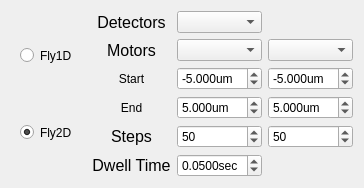
             <widget class="QWidget" name="tab_10">
              <attribute name="title">
               <string>Fly Panda</string>
              </attribute>
              <layout class="QGridLayout" name="gridLayout_92">
               <item row="0" column="0" rowspan="6">
                <widget class="QWidget" name="widget_3" native="true">
                 <property name="styleSheet">
                  <string notr="true">font: 14pt &quot;MS Shell Dlg 2&quot;;</string>
                 </property>
                 <layout class="QVBoxLayout" name="verticalLayout_11">
                  <item>
                   <widget class="QRadioButton" name="rb_1d_2">
                    <property name="sizePolicy">
                     <sizepolicy hsizetype="Preferred" vsizetype="Preferred">
                      <horstretch>0</horstretch>
                      <verstretch>0</verstretch>
                     </sizepolicy>
                    </property>
                    <property name="toolTip">
                     <string>select for line scan</string>
                    </property>
                    <property name="styleSheet">
                     <string notr="true"/>
                    </property>
                    <property name="text">
                     <string>Fly1D</string>
                    </property>
                    <property name="autoExclusive">
                     <bool>true</bool>
                    </property>
                   </widget>
                  </item>
                  <item>
                   <widget class="QRadioButton" name="rb_2d_2">
                    <property name="sizePolicy">
                     <sizepolicy hsizetype="Preferred" vsizetype="Preferred">
                      <horstretch>0</horstretch>
                      <verstretch>0</verstretch>
                     </sizepolicy>
                    </property>
                    <property name="toolTip">
                     <string>select for 2D scan</string>
                    </property>
                    <property name="styleSheet">
                     <string notr="true"/>
                    </property>
                    <property name="text">
                     <string>Fly2D</string>
                    </property>
                    <property name="checked">
                     <bool>true</bool>
                    </property>
                    <property name="autoExclusive">
                     <bool>true</bool>
                    </property>
                   </widget>
                  </item>
                 </layout>
                </widget>
               </item>
               <item row="0" column="1">
                <widget class="QLabel" name="label_87">
                 <property name="sizePolicy">
                  <sizepolicy hsizetype="Preferred" vsizetype="Preferred">
                   <horstretch>0</horstretch>
                   <verstretch>0</verstretch>
                  </sizepolicy>
                 </property>
                 <property name="font">
                  <font>
                   <family>Segoe UI</family>
                   <pointsize>12</pointsize>
                   <weight>50</weight>
                   <italic>false</italic>
                   <bold>false</bold>
                  </font>
                 </property>
                 <property name="text">
                  <string>Detectors</string>
                 </property>
                 <property name="alignment">
                  <set>Qt::AlignCenter</set>
                 </property>
                </widget>
               </item>
               <item row="0" column="2">
                <widget class="QComboBox" name="cb_dets_panda">
                 <property name="sizePolicy">
                  <sizepolicy hsizetype="Preferred" vsizetype="Preferred">
                   <horstretch>0</horstretch>
                   <verstretch>0</verstretch>
                  </sizepolicy>
                 </property>
                 <property name="toolTip">
                  <string comment="choose the detector system"/>
                 </property>
                </widget>
               </item>
               <item row="1" column="1">
                <widget class="QLabel" name="label_80">
                 <property name="sizePolicy">
                  <sizepolicy hsizetype="Preferred" vsizetype="Preferred">
                   <horstretch>0</horstretch>
                   <verstretch>0</verstretch>
                  </sizepolicy>
                 </property>
                 <property name="font">
                  <font>
                   <family>Segoe UI</family>
                   <pointsize>12</pointsize>
                   <weight>50</weight>
                   <italic>false</italic>
                   <bold>false</bold>
                  </font>
                 </property>
                 <property name="text">
                  <string>Motors</string>
                 </property>
                 <property name="alignment">
                  <set>Qt::AlignCenter</set>
                 </property>
                </widget>
               </item>
               <item row="1" column="2">
                <widget class="QComboBox" name="cb_motor1_panda">
                 <property name="sizePolicy">
                  <sizepolicy hsizetype="Preferred" vsizetype="Preferred">
                   <horstretch>0</horstretch>
                   <verstretch>0</verstretch>
                  </sizepolicy>
                 </property>
                 <property name="toolTip">
                  <string>first motor to scan in 2D and Line scan motor</string>
                 </property>
                </widget>
               </item>
               <item row="1" column="3">
                <widget class="QComboBox" name="cb_motor2_panda">
                 <property name="sizePolicy">
                  <sizepolicy hsizetype="Preferred" vsizetype="Preferred">
                   <horstretch>0</horstretch>
                   <verstretch>0</verstretch>
                  </sizepolicy>
                 </property>
                 <property name="toolTip">
                  <string>second motor in 2D</string>
                 </property>
                </widget>
               </item>
               <item row="2" column="1">
                <widget class="QLabel" name="label_85">
                 <property name="text">
                  <string>Start</string>
                 </property>
                 <property name="alignment">
                  <set>Qt::AlignCenter</set>
                 </property>
                </widget>
               </item>
               <item row="2" column="2">
                <widget class="QDoubleSpinBox" name="x_start_panda">
                 <property name="sizePolicy">
                  <sizepolicy hsizetype="Preferred" vsizetype="Preferred">
                   <horstretch>0</horstretch>
                   <verstretch>0</verstretch>
                  </sizepolicy>
                 </property>
                 <property name="toolTip">
                  <string>scan range entry</string>
                 </property>
                 <property name="prefix">
                  <string notr="true"/>
                 </property>
                 <property name="suffix">
                  <string>um</string>
                 </property>
                 <property name="decimals">
                  <number>3</number>
                 </property>
                 <property name="minimum">
                  <double>-15.000000000000000</double>
                 </property>
                 <property name="maximum">
                  <double>15.000000000000000</double>
                 </property>
                 <property name="singleStep">
                  <double>1.000000000000000</double>
                 </property>
                 <property name="value">
                  <double>-5.000000000000000</double>
                 </property>
                </widget>
               </item>
               <item row="2" column="3">
                <widget class="QDoubleSpinBox" name="y_start_panda">
                 <property name="enabled">
                  <bool>true</bool>
                 </property>
                 <property name="sizePolicy">
                  <sizepolicy hsizetype="Preferred" vsizetype="Preferred">
                   <horstretch>0</horstretch>
                   <verstretch>0</verstretch>
                  </sizepolicy>
                 </property>
                 <property name="toolTip">
                  <string>scan range entry</string>
                 </property>
                 <property name="prefix">
                  <string notr="true"/>
                 </property>
                 <property name="suffix">
                  <string>um</string>
                 </property>
                 <property name="decimals">
                  <number>3</number>
                 </property>
                 <property name="minimum">
                  <double>-15.000000000000000</double>
                 </property>
                 <property name="maximum">
                  <double>15.000000000000000</double>
                 </property>
                 <property name="singleStep">
                  <double>1.000000000000000</double>
                 </property>
                 <property name="value">
                  <double>-5.000000000000000</double>
                 </property>
                </widget>
               </item>
               <item row="3" column="1">
                <widget class="QLabel" name="label_86">
                 <property name="text">
                  <string>End</string>
                 </property>
                 <property name="alignment">
                  <set>Qt::AlignCenter</set>
                 </property>
                </widget>
               </item>
               <item row="3" column="2">
                <widget class="QDoubleSpinBox" name="x_end_panda">
                 <property name="sizePolicy">
                  <sizepolicy hsizetype="Preferred" vsizetype="Preferred">
                   <horstretch>0</horstretch>
                   <verstretch>0</verstretch>
                  </sizepolicy>
                 </property>
                 <property name="toolTip">
                  <string>scan range entry</string>
                 </property>
                 <property name="suffix">
                  <string notr="true">um</string>
                 </property>
                 <property name="decimals">
                  <number>3</number>
                 </property>
                 <property name="minimum">
                  <double>-15.000000000000000</double>
                 </property>
                 <property name="maximum">
                  <double>15.000000000000000</double>
                 </property>
                 <property name="singleStep">
                  <double>1.000000000000000</double>
                 </property>
                 <property name="value">
                  <double>5.000000000000000</double>
                 </property>
                </widget>
               </item>
               <item row="3" column="3">
                <widget class="QDoubleSpinBox" name="y_end_panda">
                 <property name="sizePolicy">
                  <sizepolicy hsizetype="Preferred" vsizetype="Preferred">
                   <horstretch>0</horstretch>
                   <verstretch>0</verstretch>
                  </sizepolicy>
                 </property>
                 <property name="toolTip">
                  <string>scan range entry</string>
                 </property>
                 <property name="suffix">
                  <string notr="true">um</string>
                 </property>
                 <property name="decimals">
                  <number>3</number>
                 </property>
                 <property name="minimum">
                  <double>-15.000000000000000</double>
                 </property>
                 <property name="maximum">
                  <double>15.000000000000000</double>
                 </property>
                 <property name="singleStep">
                  <double>1.000000000000000</double>
                 </property>
                 <property name="value">
                  <double>5.000000000000000</double>
                 </property>
                </widget>
               </item>
               <item row="4" column="1">
                <widget class="QLabel" name="label_70">
                 <property name="sizePolicy">
                  <sizepolicy hsizetype="Preferred" vsizetype="Preferred">
                   <horstretch>0</horstretch>
                   <verstretch>0</verstretch>
                  </sizepolicy>
                 </property>
                 <property name="font">
                  <font>
                   <family>Segoe UI</family>
                   <pointsize>12</pointsize>
                   <weight>50</weight>
                   <italic>false</italic>
                   <bold>false</bold>
                  </font>
                 </property>
                 <property name="text">
                  <string>Steps</string>
                 </property>
                 <property name="textFormat">
                  <enum>Qt::AutoText</enum>
                 </property>
                 <property name="scaledContents">
                  <bool>false</bool>
                 </property>
                 <property name="alignment">
                  <set>Qt::AlignCenter</set>
                 </property>
                </widget>
               </item>
               <item row="4" column="2">
                <widget class="QSpinBox" name="x_step_panda">
                 <property name="sizePolicy">
                  <sizepolicy hsizetype="Preferred" vsizetype="Preferred">
                   <horstretch>0</horstretch>
                   <verstretch>0</verstretch>
                  </sizepolicy>
                 </property>
                 <property name="toolTip">
                  <string>first motor steps</string>
                 </property>
                 <property name="minimum">
                  <number>1</number>
                 </property>
                 <property name="maximum">
                  <number>10000</number>
                 </property>
                 <property name="singleStep">
                  <number>10</number>
                 </property>
                 <property name="value">
                  <number>50</number>
                 </property>
                </widget>
               </item>
               <item row="4" column="3">
                <widget class="QSpinBox" name="y_step_panda">
                 <property name="sizePolicy">
                  <sizepolicy hsizetype="Preferred" vsizetype="Preferred">
                   <horstretch>0</horstretch>
                   <verstretch>0</verstretch>
                  </sizepolicy>
                 </property>
                 <property name="toolTip">
                  <string>second motor steps</string>
                 </property>
                 <property name="minimum">
                  <number>1</number>
                 </property>
                 <property name="maximum">
                  <number>10000</number>
                 </property>
                 <property name="singleStep">
                  <number>10</number>
                 </property>
                 <property name="value">
                  <number>50</number>
                 </property>
                </widget>
               </item>
               <item row="5" column="1">
                <widget class="QLabel" name="label_61">
                 <property name="sizePolicy">
                  <sizepolicy hsizetype="Preferred" vsizetype="Preferred">
                   <horstretch>0</horstretch>
                   <verstretch>0</verstretch>
                  </sizepolicy>
                 </property>
                 <property name="font">
                  <font>
                   <family>Segoe UI</family>
                   <pointsize>12</pointsize>
                   <weight>50</weight>
                   <italic>false</italic>
                   <bold>false</bold>
                  </font>
                 </property>
                 <property name="text">
                  <string>Dwell Time</string>
                 </property>
                 <property name="textFormat">
                  <enum>Qt::AutoText</enum>
                 </property>
                 <property name="scaledContents">
                  <bool>false</bool>
                 </property>
                 <property name="alignment">
                  <set>Qt::AlignCenter</set>
                 </property>
                </widget>
               </item>
               <item row="5" column="2">
                <widget class="QDoubleSpinBox" name="dwell_panda">
                 <property name="sizePolicy">
                  <sizepolicy hsizetype="Preferred" vsizetype="Preferred">
                   <horstretch>0</horstretch>
                   <verstretch>0</verstretch>
                  </sizepolicy>
                 </property>
                 <property name="toolTip">
                  <string>exposure time per point</string>
                 </property>
                 <property name="prefix">
                  <string/>
                 </property>
                 <property name="suffix">
                  <string notr="true">sec</string>
                 </property>
                 <property name="decimals">
                  <number>4</number>
                 </property>
                 <property name="minimum">
                  <double>0.000000000000000</double>
                 </property>
                 <property name="maximum">
                  <double>0.500000000000000</double>
                 </property>
                 <property name="singleStep">
                  <double>0.010000000000000</double>
                 </property>
                 <property name="value">
                  <double>0.050000000000000</double>
                 </property>
                </widget>
               </item>
              </layout>
             </widget>
